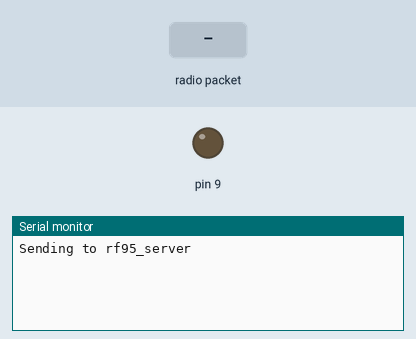
Simulated run of this sketch. Board: Arduino Mega 2560, built with avr-gcc and run on an emulated ATmega2560. On the bench: output pins drawn as LEDs (lit = HIGH), the last lines printed to the serial monitor. The test bench sets the inputs (shaded band). No radio packets arrive unless stated.

Above: at 1.2 s.
1.3 s: radio packet "1" arrives
At 1.47 s:
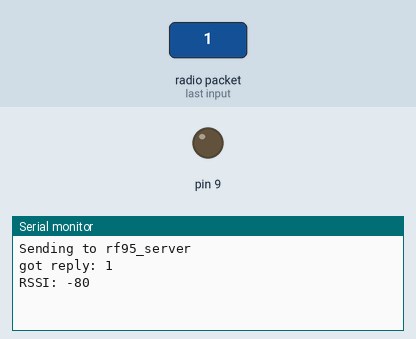
2.8 s: radio packet "0" arrives
At 4.0 s:
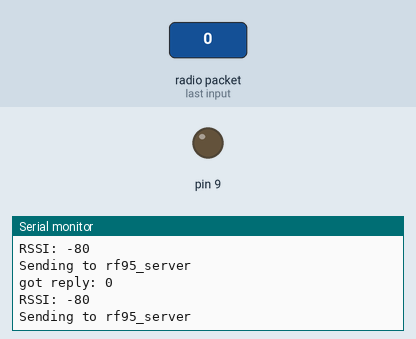
4.3 s: radio packet "2" arrives
At 4.47 s:
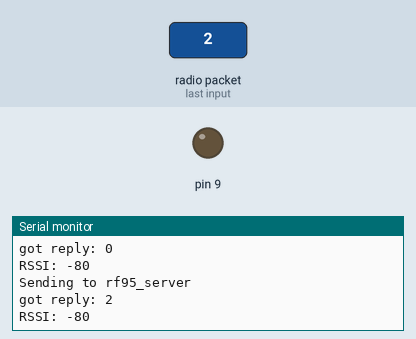

The sketch:

rf95_remote.ino
```cpp
// rf95_client.pde
// -*- mode: C++ -*-
// Example sketch showing how to create a simple messageing client
// with the RH_RF95 class. RH_RF95 class does not provide for addressing or
// reliability, so you should only use RH_RF95 if you do not need the higher
// level messaging abilities.
// It is designed to work with the other example rf95_server
// Tested with Moteino-LoRa, MoteinoMEGA-LoRa

#include <SPI.h>
#include <RH_RF95.h>

//#define FREQUENCY  434
#define FREQUENCY  915

#ifdef __AVR_ATmega1284P__
  #define LED           15 // Moteino MEGAs have LEDs on D15
  #define FLASH_SS      23 // and FLASH SS on D23
#else
  #define LED           9 // Moteinos have LEDs on D9
  #define FLASH_SS      8 // and FLASH SS on D8
#endif

// Singleton instance of the radio driver
RH_RF95 rf95;

void setup()
{
  Serial.begin(9600);
  if (!rf95.init()) {
   // Serial.println("init failed");
  }
  else {
    //Serial.print("init OK - ");
    //Serial.print(FREQUENCY); Serial.print("mhz");
    }

  // Defaults after init are 434.0MHz, 13dBm, Bw = 125 kHz, Cr = 4/5, Sf = 128chips/symbol, CRC on
  rf95.setFrequency(FREQUENCY);
  //rf95.setFrequency(915);
  rf95.setTxPower(23); //high power -- originally 13, range= 5 to 23

}

void loop()
{
  Serial.println("Sending to rf95_server");
  // Send a message to rf95_server
  uint8_t data[] = "Hello World!";
  rf95.send(data, sizeof(data));

  rf95.waitPacketSent();
  // Now wait for a reply
  uint8_t buf[RH_RF95_MAX_MESSAGE_LEN];
  uint8_t len = sizeof(buf);

  if (rf95.waitAvailableTimeout(3000))
  {
    // Should be a reply message for us now
    if (rf95.recv(buf, &len))
   {
      Serial.print("got reply: ");
      Serial.println((char*)buf);
      Serial.print("RSSI: ");
      Serial.println(rf95.lastRssi(), DEC);

      //blink to indicate reply
      Blink(LED,3);

    }
    else
    {
      Serial.println("recv failed");
    }
  }
  else
  {
    Serial.println("No reply, is rf95_server running?");
  }
  //Blink(LED,3); // don't blink if no reply
  delay(200);
}

void Blink(byte PIN, int DELAY_MS)
{
  pinMode(PIN, OUTPUT);
  digitalWrite(PIN,HIGH);
  delay(DELAY_MS);
  digitalWrite(PIN,LOW);
}
```

Measured:
- after the input at 1.3 s, the serial monitor: prints a new line at once (image 1)
- after the input at 2.8 s, the serial monitor: prints a new line at once (image 2)
- after the input at 4.3 s, the serial monitor: prints a new line at once (image 3)
